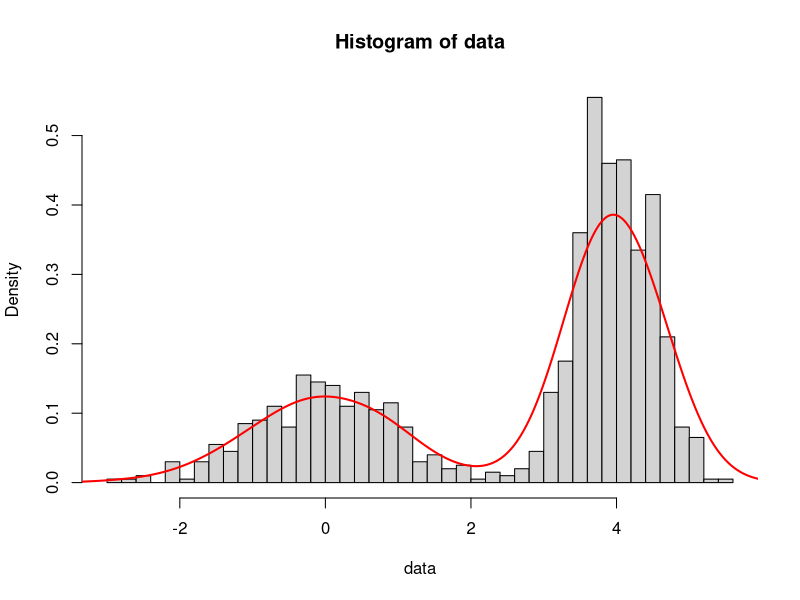
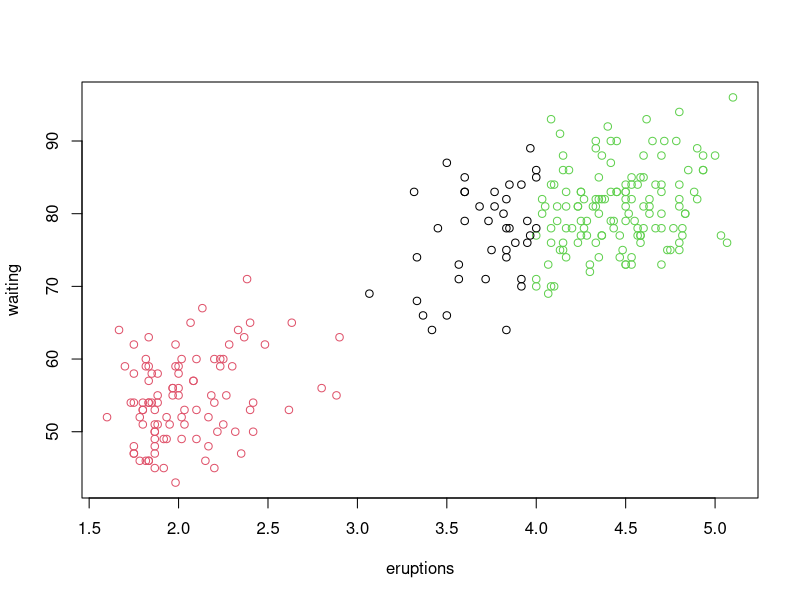
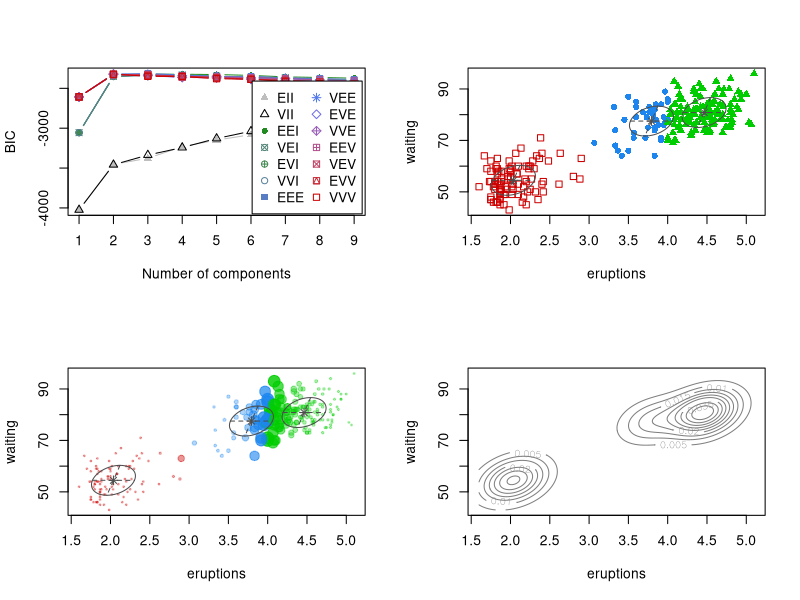

Write R code to recreate these figures, in order.
library(mclust)

X1 <- rnorm(1000,0, 1)
X2 <- rnorm(1000,4, 0.5)

Pi1 <- 1/3


B <- rbinom(1000, 1, Pi1 )

data = c() 
for (i in 1:1000) {
  if (B[i] == 1 ){
    data = c(data, X1[i])
  }
  else {
    data = c(data, X2[i])
  }
}



dens <- density(data)
hist(data, breaks = 50, freq = FALSE )
lines(dens, col = "red", lwd = 2)

res <- kmeans(data, 2)
X1 = X1[res$cluster==1]
X2 = X2[res$cluster==2]

MU_mean_1 = mean(X1)
MU_mean_2 = mean(X2)

Sig_mean_1 = sd(X1)
Sig_mean_2 = sd(X2)

PI1_estim = length(X1) / 1000

# On suppose sig1 = sig2 = ... = sigg egalité des variances à tester

# max L(theta) - (log(n)*nb de paramtre)/ 2

mcl1 <- Mclust(data = data, modelNames = 'E')
mcl2 <- Mclust(data = data, modelNames = 'V')

summary(mcl1)
summary(mcl2)


# Exercice II 

#modele E ou V choisir avec les variances constantes
# MClust choisi les hyper parametres grace au critère précédent et choisis le nombre de cluster

faithful

faith_mcl <- Mclust(data = faithful)
plot(faithful,col=faith_mcl$classification)
summary(faith_mcl)

par(mfrow= c(2,2))
plot(faith_mcl)

faith_mcl$parameters

hcl <- hclust(dist(faithful), method = 'ward.D2') 

model_hclust = cutree(hcl, k = 3)
model_mclust = Mclust(faithful, G= 3)

table(model_hclust, model_mclust$classification)
